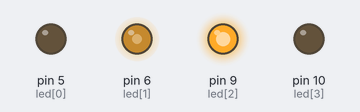
Bench run of a sketch on a simulated Arduino Uno, built with avr-gcc and run on an emulated ATmega328P. On the bench: output pins drawn as LEDs (lit = HIGH).

Above: at 0.15 s.
At 8.25 s:
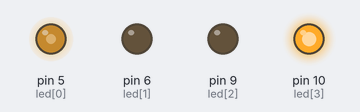
At 16.05 s:
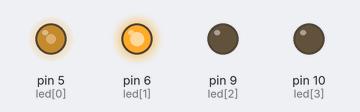
At 31.95 s:
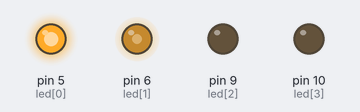
Timing chart, 0 to 32.2 s (numbered marks = the images above):
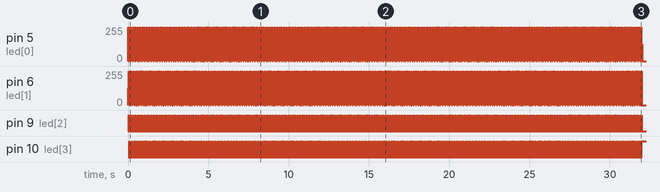

The sketch:

stage_03.ino
```cpp
/* Stage 03. Interrupts
 * Leds' manipulation moved to the
 * interrupts handler. Added frequency
 * calculations
 */

#define MAXID 4 // Maximum led index (should be power of 2)

const int tfreq = 50; // Hz - once per 20ms (1 / 0.020)
const int led[MAXID] = {5, 6, 9, 10}; // Leds' pin array

// This is not OOP - so global variables are ok
volatile int idx = 0; // Indices
volatile int x = 0, y = 0; // Arithmetic variables

/** ISR (Interrupt Service Routine) setup macro
 *  Used to set handler for interrupts from
 *  the timer (on overflow). delay() and milis()
 *  fuctions should not be used here (as they
 *  disable global interrupts)
 */
ISR(TIMER1_OVF_vect) {
  // Reset the Counter Register initial value
  TCNT1 = 65536 - 16000000 / 256 / tfreq;
  idx &= (MAXID - 1); // Trim led index to be always in range
  for (int i = 0; i < MAXID; i ++) {
    // Set each led
    x = idx - i;
    y = (x + (x >> 31)) ^ (x >> 31); // y = abs(x)
    x = (int) ((MAXID / 2) - y);
    y = (x + (x >> 31)) ^ (x >> 31); // y = abs(x)
    x = (unsigned char) ((255.0 / (MAXID / 2)) * y);
    analogWrite(led[i], x);
  }
  idx ++; // Increment the index variable
}

/** Setup routine
 *  All configuration trcks go here
 */
void setup() {
  // Initialize the pins
	for (int i = 0; i < MAXID; i ++)
    // Set Led's pin as OUTPUT
	  pinMode(led[i], OUTPUT);

	noInterrupts(); // Turn off interrupts

  // Reset Timers (Timer Counter Control Registers)
	TCCR1A = 0;
	TCCR1B = 0;

  // Set Counter start value (maximum 65535 for T1)
	TCNT1 = 65536 - 16000000 / 256 / tfreq;
	// Set CS12 bit for 256-prescaler
	TCCR1B |= (1 << CS12);
  // Set interrupt mask for overflow interrupt from timer
	TIMSK1 |= (1 << TOIE1);

	interrupts(); // Turn interrupts on again
}

/** Loop routine
 *  This is the main code to be repeated
 *  until it is not the end :)
 */
void loop() {
	// Do nothing
}
```

Measured:
- by itself, pin 5 (led[0]): repeats every 0.08 s: 127/255 0.02 s, 0/255 0.02 s, 127/255 0.02 s, 255/255 0.02 s
- by itself, pin 6 (led[1]): repeats every 0.08 s: 255/255 0.02 s, 127/255 0.02 s, 0/255 0.02 s, 127/255 0.02 s
- by itself, pin 9 (led[2]), pin 10 (led[3]): alternates HIGH for 0.02 s and LOW for 0.06 s
